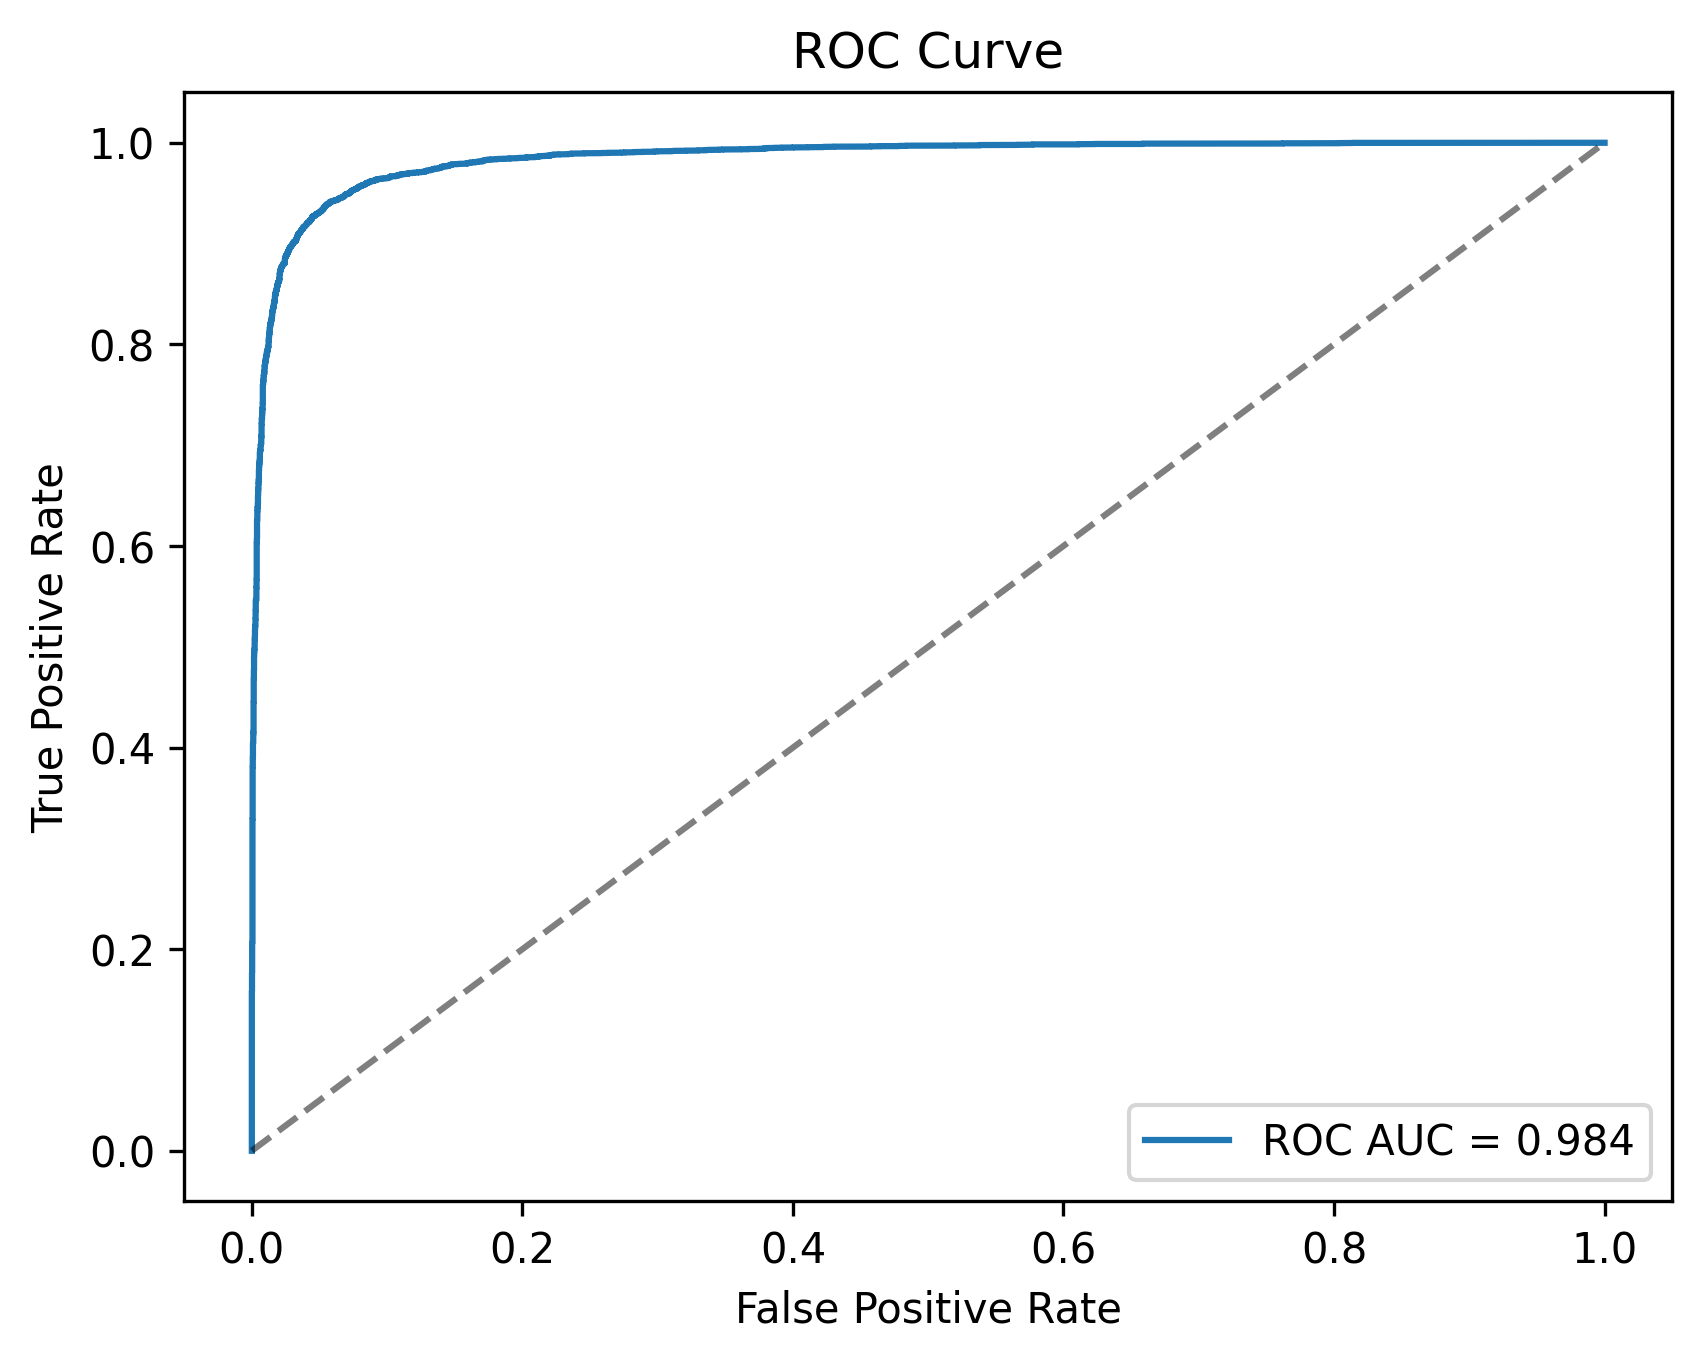

The Python source for this figure:
import warnings
warnings.filterwarnings("ignore", message=".*longdouble.*")

import joblib
import pandas as pd
from sklearn.model_selection import train_test_split
from sklearn.metrics import roc_curve, auc
import matplotlib.pyplot as plt

# >>> Начало блока предобработки (копируется из train_fast.py) <<<

import re
from nltk.corpus import stopwords
from nltk.stem import WordNetLemmatizer
import nltk
nltk.download('stopwords', quiet=True)
nltk.download('wordnet',    quiet=True)

STOP = set(stopwords.words('english'))
LEM  = WordNetLemmatizer()
RE_CLEAN = re.compile(r'[^a-zA-Z\s]')

def fast_preprocess(text: str) -> str:
    text = text.lower()
    text = RE_CLEAN.sub(' ', text)
    tokens = [tok for tok in text.split() if tok not in STOP]
    return ' '.join(LEM.lemmatize(tok) for tok in tokens)

# >>> Конец блока предобработки <<<

# 1) Загрузка исходных данных
df = pd.read_csv('data/combined_news.csv')

# 2) Применяем предобработку ко всем текстам
df['clean'] = df['text'].apply(fast_preprocess)

# 3) Загружаем модель и векторизатор
vect  = joblib.load('models/vect_fast.pkl')
model = joblib.load('models/model_fast.pkl')

# 4) Разбиение на train/test с тем же random_state
X_train, X_test, y_train, y_test = train_test_split(
    df['clean'], df['label'], test_size=0.2, random_state=42
)

# 5) Векторизация тестовых текстов
X_test_tfidf = vect.transform(X_test)

# 6) Получаем вероятности класса «Fake»
probs = model.predict_proba(X_test_tfidf)[:, 1]

# 7) Строим ROC-кривую
fpr, tpr, _ = roc_curve(y_test, probs)
roc_auc = auc(fpr, tpr)

plt.plot(fpr, tpr, label=f'ROC AUC = {roc_auc:.3f}')
plt.plot([0, 1], [0, 1], 'k--', alpha=0.5)
plt.xlabel('False Positive Rate')
plt.ylabel('True Positive Rate')
plt.title('ROC Curve')
plt.legend(loc='lower right')
plt.savefig('roc_curve.png', dpi=300, bbox_inches='tight')
print(f"ROC AUC: {roc_auc:.4f}")
